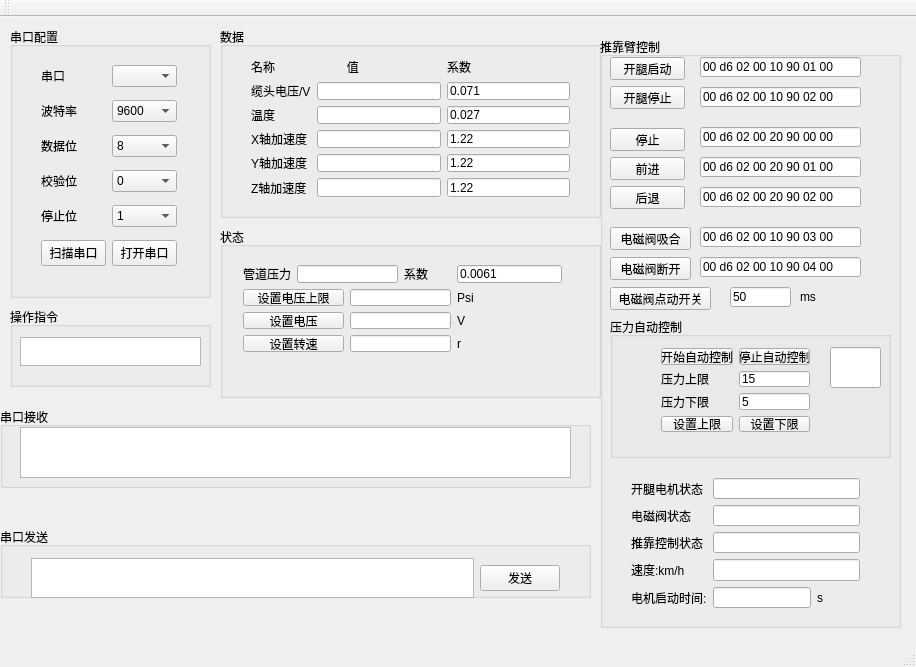
<?xml version="1.0" encoding="UTF-8"?>
<ui version="4.0">
 <class>MainWindow</class>
 <widget class="QMainWindow" name="MainWindow">
  <property name="enabled">
   <bool>true</bool>
  </property>
  <property name="geometry">
   <rect>
    <x>0</x>
    <y>0</y>
    <width>916</width>
    <height>667</height>
   </rect>
  </property>
  <property name="windowTitle">
   <string>MainWindow</string>
  </property>
  <widget class="QWidget" name="centralWidget">
   <widget class="QGroupBox" name="groupBox">
    <property name="geometry">
     <rect>
      <x>220</x>
      <y>10</y>
      <width>381</width>
      <height>191</height>
     </rect>
    </property>
    <property name="title">
     <string>数据</string>
    </property>
    <widget class="QWidget" name="layoutWidget">
     <property name="geometry">
      <rect>
       <x>20</x>
       <y>20</y>
       <width>341</width>
       <height>161</height>
      </rect>
     </property>
     <layout class="QGridLayout" name="gridLayout">
      <item row="0" column="0">
       <widget class="QLabel" name="label_17">
        <property name="text">
         <string>名称</string>
        </property>
       </widget>
      </item>
      <item row="0" column="1">
       <widget class="QLabel" name="label_16">
        <property name="text">
         <string>         值</string>
        </property>
       </widget>
      </item>
      <item row="0" column="2">
       <widget class="QLabel" name="label_14">
        <property name="text">
         <string>系数</string>
        </property>
       </widget>
      </item>
      <item row="1" column="0">
       <widget class="QLabel" name="label_5">
        <property name="text">
         <string>缆头电压/V</string>
        </property>
       </widget>
      </item>
      <item row="1" column="1">
       <widget class="QLineEdit" name="lineEdit_AD_HV">
        <property name="text">
         <string notr="true"/>
        </property>
        <property name="readOnly">
         <bool>true</bool>
        </property>
       </widget>
      </item>
      <item row="1" column="2">
       <widget class="QLineEdit" name="lineEdit_k1">
        <property name="text">
         <string>0.071</string>
        </property>
       </widget>
      </item>
      <item row="2" column="0">
       <widget class="QLabel" name="label_7">
        <property name="text">
         <string>温度</string>
        </property>
       </widget>
      </item>
      <item row="2" column="1">
       <widget class="QLineEdit" name="lineEdit_AD_T">
        <property name="readOnly">
         <bool>true</bool>
        </property>
       </widget>
      </item>
      <item row="2" column="2">
       <widget class="QLineEdit" name="lineEdit_k2">
        <property name="text">
         <string>0.027</string>
        </property>
       </widget>
      </item>
      <item row="3" column="0">
       <widget class="QLabel" name="label_8">
        <property name="text">
         <string>X轴加速度</string>
        </property>
       </widget>
      </item>
      <item row="3" column="1">
       <widget class="QLineEdit" name="lineEdit_AD_X">
        <property name="readOnly">
         <bool>true</bool>
        </property>
       </widget>
      </item>
      <item row="3" column="2">
       <widget class="QLineEdit" name="lineEdit_k3">
        <property name="text">
         <string>1.22</string>
        </property>
       </widget>
      </item>
      <item row="4" column="0">
       <widget class="QLabel" name="label_9">
        <property name="text">
         <string>Y轴加速度</string>
        </property>
       </widget>
      </item>
      <item row="4" column="1">
       <widget class="QLineEdit" name="lineEdit_AD_Y">
        <property name="readOnly">
         <bool>true</bool>
        </property>
       </widget>
      </item>
      <item row="4" column="2">
       <widget class="QLineEdit" name="lineEdit_k4">
        <property name="text">
         <string>1.22</string>
        </property>
       </widget>
      </item>
      <item row="5" column="0">
       <widget class="QLabel" name="label_10">
        <property name="text">
         <string>Z轴加速度</string>
        </property>
       </widget>
      </item>
      <item row="5" column="1">
       <widget class="QLineEdit" name="lineEdit_AD_Z">
        <property name="readOnly">
         <bool>true</bool>
        </property>
       </widget>
      </item>
      <item row="5" column="2">
       <widget class="QLineEdit" name="lineEdit_k5">
        <property name="text">
         <string>1.22</string>
        </property>
       </widget>
      </item>
     </layout>
    </widget>
   </widget>
   <widget class="QGroupBox" name="groupBox_2">
    <property name="geometry">
     <rect>
      <x>220</x>
      <y>210</y>
      <width>381</width>
      <height>171</height>
     </rect>
    </property>
    <property name="title">
     <string>状态</string>
    </property>
    <widget class="QWidget" name="layoutWidget">
     <property name="geometry">
      <rect>
       <x>12</x>
       <y>27</y>
       <width>341</width>
       <height>109</height>
      </rect>
     </property>
     <layout class="QGridLayout" name="gridLayout_4">
      <item row="0" column="0">
       <widget class="QLabel" name="label_20">
        <property name="text">
         <string>管道压力</string>
        </property>
       </widget>
      </item>
      <item row="0" column="1" colspan="2">
       <widget class="QLineEdit" name="lineEdit_yygdyl">
        <property name="readOnly">
         <bool>true</bool>
        </property>
       </widget>
      </item>
      <item row="0" column="3">
       <widget class="QLabel" name="label_21">
        <property name="text">
         <string>系数</string>
        </property>
       </widget>
      </item>
      <item row="0" column="4">
       <widget class="QLineEdit" name="lineEdit_kyali">
        <property name="text">
         <string>0.0061</string>
        </property>
       </widget>
      </item>
      <item row="1" column="0" colspan="2">
       <widget class="QPushButton" name="pushButton_set_hv_hight">
        <property name="text">
         <string>设置电压上限</string>
        </property>
       </widget>
      </item>
      <item row="1" column="2" colspan="2">
       <widget class="QLineEdit" name="lineEdit_set_hv_h">
        <property name="text">
         <string/>
        </property>
       </widget>
      </item>
      <item row="1" column="4">
       <widget class="QLabel" name="label_30">
        <property name="text">
         <string>Psi</string>
        </property>
       </widget>
      </item>
      <item row="2" column="0" colspan="2">
       <widget class="QPushButton" name="pushButton_set_hv">
        <property name="text">
         <string>设置电压</string>
        </property>
       </widget>
      </item>
      <item row="2" column="2" colspan="2">
       <widget class="QLineEdit" name="lineEdit_set_hv">
        <property name="text">
         <string/>
        </property>
       </widget>
      </item>
      <item row="2" column="4">
       <widget class="QLabel" name="label_29">
        <property name="text">
         <string>V</string>
        </property>
       </widget>
      </item>
      <item row="3" column="0" colspan="2">
       <widget class="QPushButton" name="pushButton_set_pinlv">
        <property name="text">
         <string>设置转速</string>
        </property>
       </widget>
      </item>
      <item row="3" column="2" colspan="2">
       <widget class="QLineEdit" name="lineEdit_set_pinlv">
        <property name="text">
         <string/>
        </property>
       </widget>
      </item>
      <item row="3" column="4">
       <widget class="QLabel" name="label_31">
        <property name="text">
         <string>r</string>
        </property>
       </widget>
      </item>
     </layout>
    </widget>
   </widget>
   <widget class="QGroupBox" name="groupBox_3">
    <property name="geometry">
     <rect>
      <x>10</x>
      <y>10</y>
      <width>201</width>
      <height>271</height>
     </rect>
    </property>
    <property name="title">
     <string>串口配置</string>
    </property>
    <widget class="QWidget" name="layoutWidget">
     <property name="geometry">
      <rect>
       <x>20</x>
       <y>20</y>
       <width>158</width>
       <height>241</height>
      </rect>
     </property>
     <layout class="QGridLayout" name="gridLayout_3">
      <property name="sizeConstraint">
       <enum>QLayout::SetDefaultConstraint</enum>
      </property>
      <item row="3" column="1">
       <widget class="QComboBox" name="ParityBox">
        <item>
         <property name="text">
          <string>0</string>
         </property>
        </item>
       </widget>
      </item>
      <item row="5" column="0">
       <widget class="QPushButton" name="pushButton">
        <property name="text">
         <string>扫描串口</string>
        </property>
       </widget>
      </item>
      <item row="4" column="0">
       <widget class="QLabel" name="label_6">
        <property name="text">
         <string>停止位</string>
        </property>
       </widget>
      </item>
      <item row="4" column="1">
       <widget class="QComboBox" name="StopBox">
        <item>
         <property name="text">
          <string>1</string>
         </property>
        </item>
       </widget>
      </item>
      <item row="1" column="0">
       <widget class="QLabel" name="label_2">
        <property name="text">
         <string>波特率</string>
        </property>
       </widget>
      </item>
      <item row="2" column="1">
       <widget class="QComboBox" name="BitBox">
        <item>
         <property name="text">
          <string>8</string>
         </property>
        </item>
       </widget>
      </item>
      <item row="3" column="0">
       <widget class="QLabel" name="label_4">
        <property name="text">
         <string>校验位</string>
        </property>
       </widget>
      </item>
      <item row="0" column="1">
       <widget class="QComboBox" name="PortBox"/>
      </item>
      <item row="2" column="0">
       <widget class="QLabel" name="label_3">
        <property name="text">
         <string>数据位</string>
        </property>
       </widget>
      </item>
      <item row="5" column="1">
       <widget class="QPushButton" name="OpenSerialButton">
        <property name="text">
         <string>打开串口</string>
        </property>
       </widget>
      </item>
      <item row="1" column="1">
       <widget class="QComboBox" name="BaudBox">
        <item>
         <property name="text">
          <string>9600</string>
         </property>
        </item>
        <item>
         <property name="text">
          <string>38400</string>
         </property>
        </item>
        <item>
         <property name="text">
          <string>19200</string>
         </property>
        </item>
        <item>
         <property name="text">
          <string>57600</string>
         </property>
        </item>
        <item>
         <property name="text">
          <string>115200</string>
         </property>
        </item>
       </widget>
      </item>
      <item row="0" column="0">
       <widget class="QLabel" name="label">
        <property name="text">
         <string>串口</string>
        </property>
       </widget>
      </item>
     </layout>
    </widget>
   </widget>
   <widget class="QGroupBox" name="groupBox_4">
    <property name="geometry">
     <rect>
      <x>0</x>
      <y>510</y>
      <width>591</width>
      <height>71</height>
     </rect>
    </property>
    <property name="title">
     <string>串口发送</string>
    </property>
    <widget class="QWidget" name="layoutWidget">
     <property name="geometry">
      <rect>
       <x>20</x>
       <y>20</y>
       <width>551</width>
       <height>42</height>
      </rect>
     </property>
     <layout class="QHBoxLayout" name="horizontalLayout">
      <property name="sizeConstraint">
       <enum>QLayout::SetMinAndMaxSize</enum>
      </property>
      <item>
       <widget class="QTextEdit" name="textEdit_2">
        <property name="maximumSize">
         <size>
          <width>450</width>
          <height>40</height>
         </size>
        </property>
        <property name="html">
         <string>&lt;!DOCTYPE HTML PUBLIC &quot;-//W3C//DTD HTML 4.0//EN&quot; &quot;http://www.w3.org/TR/REC-html40/strict.dtd&quot;&gt;
&lt;html&gt;&lt;head&gt;&lt;meta name=&quot;qrichtext&quot; content=&quot;1&quot; /&gt;&lt;style type=&quot;text/css&quot;&gt;
p, li { white-space: pre-wrap; }
&lt;/style&gt;&lt;/head&gt;&lt;body style=&quot; font-family:'SimSun'; font-size:9pt; font-weight:400; font-style:normal;&quot;&gt;
&lt;p style=&quot;-qt-paragraph-type:empty; margin-top:0px; margin-bottom:0px; margin-left:0px; margin-right:0px; -qt-block-indent:0; text-indent:0px;&quot;&gt;&lt;br /&gt;&lt;/p&gt;&lt;/body&gt;&lt;/html&gt;</string>
        </property>
       </widget>
      </item>
      <item>
       <widget class="QPushButton" name="SendButton">
        <property name="text">
         <string>发送</string>
        </property>
       </widget>
      </item>
     </layout>
    </widget>
   </widget>
   <widget class="QGroupBox" name="groupBox_5">
    <property name="geometry">
     <rect>
      <x>0</x>
      <y>390</y>
      <width>591</width>
      <height>81</height>
     </rect>
    </property>
    <property name="title">
     <string>串口接收</string>
    </property>
    <widget class="QTextEdit" name="textEdit">
     <property name="geometry">
      <rect>
       <x>20</x>
       <y>20</y>
       <width>551</width>
       <height>51</height>
      </rect>
     </property>
     <property name="readOnly">
      <bool>true</bool>
     </property>
     <property name="html">
      <string>&lt;!DOCTYPE HTML PUBLIC &quot;-//W3C//DTD HTML 4.0//EN&quot; &quot;http://www.w3.org/TR/REC-html40/strict.dtd&quot;&gt;
&lt;html&gt;&lt;head&gt;&lt;meta name=&quot;qrichtext&quot; content=&quot;1&quot; /&gt;&lt;style type=&quot;text/css&quot;&gt;
p, li { white-space: pre-wrap; }
&lt;/style&gt;&lt;/head&gt;&lt;body style=&quot; font-family:'SimSun'; font-size:9pt; font-weight:400; font-style:normal;&quot;&gt;
&lt;p style=&quot;-qt-paragraph-type:empty; margin-top:0px; margin-bottom:0px; margin-left:0px; margin-right:0px; -qt-block-indent:0; text-indent:0px;&quot;&gt;&lt;br /&gt;&lt;/p&gt;&lt;/body&gt;&lt;/html&gt;</string>
     </property>
    </widget>
   </widget>
   <widget class="QGroupBox" name="groupBox_6">
    <property name="geometry">
     <rect>
      <x>600</x>
      <y>20</y>
      <width>301</width>
      <height>591</height>
     </rect>
    </property>
    <property name="title">
     <string>推靠臂控制</string>
    </property>
    <widget class="QPushButton" name="pushButton_down">
     <property name="geometry">
      <rect>
       <x>10</x>
       <y>149</y>
       <width>75</width>
       <height>23</height>
      </rect>
     </property>
     <property name="text">
      <string>后退</string>
     </property>
    </widget>
    <widget class="QPushButton" name="pushButton_up">
     <property name="geometry">
      <rect>
       <x>10</x>
       <y>120</y>
       <width>75</width>
       <height>23</height>
      </rect>
     </property>
     <property name="text">
      <string>前进</string>
     </property>
    </widget>
    <widget class="QPushButton" name="pushButton_stop">
     <property name="geometry">
      <rect>
       <x>10</x>
       <y>91</y>
       <width>75</width>
       <height>23</height>
      </rect>
     </property>
     <property name="text">
      <string>停止</string>
     </property>
    </widget>
    <widget class="QPushButton" name="pushButton_open">
     <property name="geometry">
      <rect>
       <x>10</x>
       <y>20</y>
       <width>75</width>
       <height>23</height>
      </rect>
     </property>
     <property name="text">
      <string>开腿启动</string>
     </property>
    </widget>
    <widget class="QPushButton" name="pushButton_close">
     <property name="geometry">
      <rect>
       <x>10</x>
       <y>49</y>
       <width>75</width>
       <height>23</height>
      </rect>
     </property>
     <property name="text">
      <string>开腿停止</string>
     </property>
    </widget>
    <widget class="QLineEdit" name="lineEdit_opentext">
     <property name="geometry">
      <rect>
       <x>100</x>
       <y>20</y>
       <width>161</width>
       <height>20</height>
      </rect>
     </property>
     <property name="text">
      <string>00 d6 02 00 10 90 01 00</string>
     </property>
    </widget>
    <widget class="QLineEdit" name="lineEdit_close_text">
     <property name="geometry">
      <rect>
       <x>100</x>
       <y>50</y>
       <width>161</width>
       <height>20</height>
      </rect>
     </property>
     <property name="text">
      <string>00 d6 02 00 10 90 02 00</string>
     </property>
    </widget>
    <widget class="QLineEdit" name="lineEdit_stop_text">
     <property name="geometry">
      <rect>
       <x>100</x>
       <y>90</y>
       <width>161</width>
       <height>20</height>
      </rect>
     </property>
     <property name="text">
      <string>00 d6 02 00 20 90 00 00</string>
     </property>
    </widget>
    <widget class="QLineEdit" name="lineEdit_up_text">
     <property name="geometry">
      <rect>
       <x>100</x>
       <y>120</y>
       <width>161</width>
       <height>20</height>
      </rect>
     </property>
     <property name="text">
      <string>00 d6 02 00 20 90 01 00</string>
     </property>
    </widget>
    <widget class="QLineEdit" name="lineEdit_down_text">
     <property name="geometry">
      <rect>
       <x>100</x>
       <y>150</y>
       <width>161</width>
       <height>20</height>
      </rect>
     </property>
     <property name="text">
      <string>00 d6 02 00 20 90 02 00</string>
     </property>
    </widget>
    <widget class="QLineEdit" name="lineEdit_ok_close">
     <property name="geometry">
      <rect>
       <x>100</x>
       <y>220</y>
       <width>161</width>
       <height>20</height>
      </rect>
     </property>
     <property name="text">
      <string>00 d6 02 00 10 90 04 00</string>
     </property>
    </widget>
    <widget class="QPushButton" name="pushButton_ok_close">
     <property name="geometry">
      <rect>
       <x>10</x>
       <y>220</y>
       <width>81</width>
       <height>23</height>
      </rect>
     </property>
     <property name="text">
      <string>电磁阀断开</string>
     </property>
    </widget>
    <widget class="QPushButton" name="pushButton_ok_open">
     <property name="geometry">
      <rect>
       <x>10</x>
       <y>190</y>
       <width>81</width>
       <height>23</height>
      </rect>
     </property>
     <property name="text">
      <string>电磁阀吸合</string>
     </property>
    </widget>
    <widget class="QLineEdit" name="lineEdit_ok_open">
     <property name="geometry">
      <rect>
       <x>100</x>
       <y>190</y>
       <width>161</width>
       <height>20</height>
      </rect>
     </property>
     <property name="text">
      <string>00 d6 02 00 10 90 03 00</string>
     </property>
    </widget>
    <widget class="QPushButton" name="pushButton_ok_delay">
     <property name="geometry">
      <rect>
       <x>10</x>
       <y>250</y>
       <width>101</width>
       <height>23</height>
      </rect>
     </property>
     <property name="text">
      <string>电磁阀点动开关</string>
     </property>
    </widget>
    <widget class="QLineEdit" name="lineEdit_ok_delay">
     <property name="geometry">
      <rect>
       <x>130</x>
       <y>250</y>
       <width>61</width>
       <height>20</height>
      </rect>
     </property>
     <property name="text">
      <string>50</string>
     </property>
    </widget>
    <widget class="QLabel" name="label_23">
     <property name="geometry">
      <rect>
       <x>200</x>
       <y>250</y>
       <width>60</width>
       <height>20</height>
      </rect>
     </property>
     <property name="text">
      <string>ms</string>
     </property>
    </widget>
    <widget class="QGroupBox" name="groupBox_8">
     <property name="geometry">
      <rect>
       <x>10</x>
       <y>280</y>
       <width>281</width>
       <height>141</height>
      </rect>
     </property>
     <property name="title">
      <string>压力自动控制</string>
     </property>
     <widget class="QWidget" name="layoutWidget">
      <property name="geometry">
       <rect>
        <x>40</x>
        <y>20</y>
        <width>171</width>
        <height>106</height>
       </rect>
      </property>
      <layout class="QGridLayout" name="gridLayout_5">
       <item row="1" column="0">
        <widget class="QLabel" name="label_25">
         <property name="text">
          <string>压力上限</string>
         </property>
        </widget>
       </item>
       <item row="1" column="1">
        <widget class="QLineEdit" name="lineEdit_set_hv_hight">
         <property name="text">
          <string>15</string>
         </property>
        </widget>
       </item>
       <item row="2" column="0">
        <widget class="QLabel" name="label_26">
         <property name="text">
          <string>压力下限</string>
         </property>
        </widget>
       </item>
       <item row="2" column="1">
        <widget class="QLineEdit" name="lineEdit_set_hv_low">
         <property name="text">
          <string>5</string>
         </property>
        </widget>
       </item>
       <item row="3" column="0">
        <widget class="QPushButton" name="pushButton_set_yali_h">
         <property name="text">
          <string>设置上限</string>
         </property>
        </widget>
       </item>
       <item row="3" column="1">
        <widget class="QPushButton" name="pushButton_set_yali_low">
         <property name="text">
          <string>设置下限</string>
         </property>
        </widget>
       </item>
       <item row="0" column="1">
        <widget class="QPushButton" name="pushButton_hv_contr_2">
         <property name="text">
          <string>停止自动控制</string>
         </property>
        </widget>
       </item>
       <item row="0" column="0">
        <widget class="QPushButton" name="pushButton_hv_contr">
         <property name="text">
          <string>开始自动控制</string>
         </property>
        </widget>
       </item>
      </layout>
     </widget>
     <widget class="QLineEdit" name="lineEdit_contrl_text">
      <property name="geometry">
       <rect>
        <x>220</x>
        <y>30</y>
        <width>51</width>
        <height>41</height>
       </rect>
      </property>
      <property name="readOnly">
       <bool>true</bool>
      </property>
     </widget>
    </widget>
    <widget class="QWidget" name="layoutWidget">
     <property name="geometry">
      <rect>
       <x>20</x>
       <y>430</y>
       <width>251</width>
       <height>152</height>
      </rect>
     </property>
     <layout class="QGridLayout" name="gridLayout_2">
      <item row="6" column="1">
       <widget class="QLineEdit" name="lineEdit_time">
        <property name="text">
         <string/>
        </property>
        <property name="dragEnabled">
         <bool>false</bool>
        </property>
        <property name="readOnly">
         <bool>true</bool>
        </property>
       </widget>
      </item>
      <item row="4" column="1" colspan="3">
       <widget class="QLineEdit" name="lineEdit_djzt">
        <property name="readOnly">
         <bool>true</bool>
        </property>
       </widget>
      </item>
      <item row="6" column="3">
       <spacer name="horizontalSpacer">
        <property name="orientation">
         <enum>Qt::Horizontal</enum>
        </property>
        <property name="sizeHint" stdset="0">
         <size>
          <width>40</width>
          <height>20</height>
         </size>
        </property>
       </spacer>
      </item>
      <item row="6" column="2">
       <widget class="QLabel" name="label_28">
        <property name="text">
         <string>s</string>
        </property>
       </widget>
      </item>
      <item row="5" column="1" colspan="3">
       <widget class="QLineEdit" name="lineEdit_speed">
        <property name="readOnly">
         <bool>true</bool>
        </property>
       </widget>
      </item>
      <item row="6" column="0">
       <widget class="QLabel" name="label_27">
        <property name="text">
         <string>电机启动时间:</string>
        </property>
       </widget>
      </item>
      <item row="5" column="0">
       <widget class="QLabel" name="label_19">
        <property name="text">
         <string>速度:km/h</string>
        </property>
       </widget>
      </item>
      <item row="2" column="0">
       <widget class="QLabel" name="label_24">
        <property name="text">
         <string>电磁阀状态</string>
        </property>
       </widget>
      </item>
      <item row="2" column="1" colspan="3">
       <widget class="QLineEdit" name="lineEdit_ok_flage">
        <property name="readOnly">
         <bool>true</bool>
        </property>
       </widget>
      </item>
      <item row="4" column="0">
       <widget class="QLabel" name="label_18">
        <property name="text">
         <string>推靠控制状态</string>
        </property>
       </widget>
      </item>
      <item row="1" column="0">
       <widget class="QLabel" name="label_22">
        <property name="text">
         <string>开腿电机状态</string>
        </property>
       </widget>
      </item>
      <item row="1" column="1" colspan="3">
       <widget class="QLineEdit" name="lineEdit_open_close">
        <property name="readOnly">
         <bool>true</bool>
        </property>
       </widget>
      </item>
     </layout>
    </widget>
   </widget>
   <widget class="QGroupBox" name="groupBox_7">
    <property name="geometry">
     <rect>
      <x>10</x>
      <y>290</y>
      <width>201</width>
      <height>80</height>
     </rect>
    </property>
    <property name="title">
     <string>操作指令</string>
    </property>
    <widget class="QTextEdit" name="textEdit_step_show">
     <property name="geometry">
      <rect>
       <x>10</x>
       <y>30</y>
       <width>181</width>
       <height>29</height>
      </rect>
     </property>
     <property name="readOnly">
      <bool>true</bool>
     </property>
     <property name="html">
      <string>&lt;!DOCTYPE HTML PUBLIC &quot;-//W3C//DTD HTML 4.0//EN&quot; &quot;http://www.w3.org/TR/REC-html40/strict.dtd&quot;&gt;
&lt;html&gt;&lt;head&gt;&lt;meta name=&quot;qrichtext&quot; content=&quot;1&quot; /&gt;&lt;style type=&quot;text/css&quot;&gt;
p, li { white-space: pre-wrap; }
&lt;/style&gt;&lt;/head&gt;&lt;body style=&quot; font-family:'SimSun'; font-size:9pt; font-weight:400; font-style:normal;&quot;&gt;
&lt;p style=&quot;-qt-paragraph-type:empty; margin-top:0px; margin-bottom:0px; margin-left:0px; margin-right:0px; -qt-block-indent:0; text-indent:0px;&quot;&gt;&lt;br /&gt;&lt;/p&gt;&lt;/body&gt;&lt;/html&gt;</string>
     </property>
    </widget>
   </widget>
  </widget>
  <widget class="QMenuBar" name="menuBar">
   <property name="geometry">
    <rect>
     <x>0</x>
     <y>0</y>
     <width>916</width>
     <height>23</height>
    </rect>
   </property>
  </widget>
  <widget class="QToolBar" name="mainToolBar">
   <attribute name="toolBarArea">
    <enum>TopToolBarArea</enum>
   </attribute>
   <attribute name="toolBarBreak">
    <bool>false</bool>
   </attribute>
  </widget>
  <widget class="QStatusBar" name="statusBar"/>
 </widget>
 <layoutdefault spacing="6" margin="11"/>
 <resources/>
 <connections/>
</ui>
